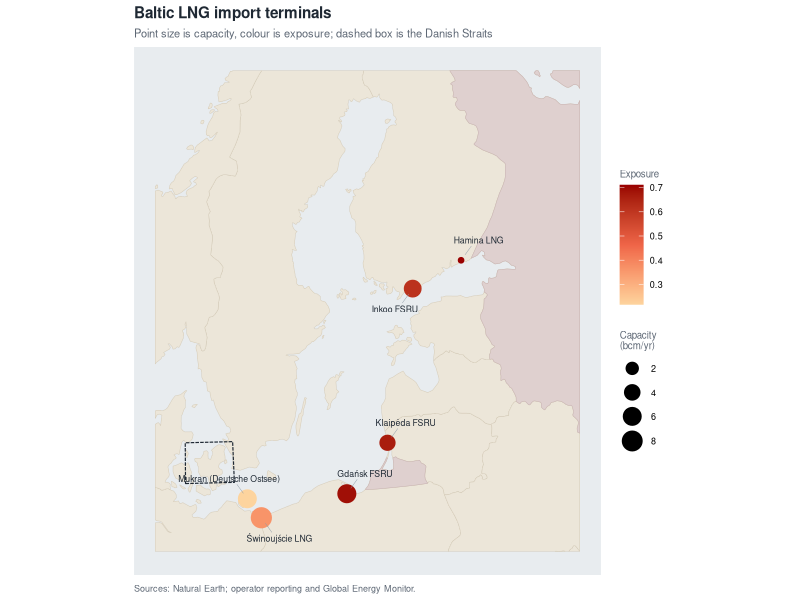

Reproduce this figure in R.
## ---- chunk 1
library(sf)
library(dplyr)
library(readr)
library(ggplot2)
library(rnaturalearth)
library(ggrepel)
library(knitr)

laea <- 3035
ink   <- "#1E2833"
muted <- "#5E6875"
land  <- "#ECE6D9"
sea   <- "#E8ECEF"
exp_cols <- c("#fdd49e", "#ef6548", "#990000")

theme_brief <- function() {
  theme_minimal(base_size = 9) +
    theme(plot.title    = element_text(face = "bold", colour = ink, size = 11),
          plot.subtitle = element_text(colour = muted, size = 8),
          plot.caption  = element_text(colour = muted, size = 6.5, hjust = 0),
          legend.title  = element_text(size = 7, colour = muted),
          legend.text   = element_text(size = 6.5))
}

world  <- ne_countries(scale = "medium", returnclass = "sf")
aoi    <- st_as_sfc(st_bbox(c(xmin = 9, ymin = 53, xmax = 30, ymax = 66),
                            crs = 4326)) |> st_transform(laea)
russia <- world |> filter(admin == "Russia") |> st_transform(laea) |> st_make_valid()
chokepoint <- st_as_sfc(st_bbox(c(xmin = 10.5, ymin = 55.0, xmax = 13.0, ymax = 56.2),
                                crs = 4326)) |> st_transform(laea)

terminals <- read_csv("data/processed/lng_terminals.csv", show_col_types = FALSE) |>
  st_as_sf(coords = c("lon", "lat"), crs = 4326) |>
  st_transform(laea) |>
  mutate(dist_russia_km = as.numeric(st_distance(geometry, st_union(russia))) / 1000,
         dist_chokepoint_km = as.numeric(st_distance(geometry, st_union(chokepoint))) / 1000)

norm <- function(x) (max(x, na.rm = TRUE) - x) /
                    (max(x, na.rm = TRUE) - min(x, na.rm = TRUE))
terminals <- terminals |>
  mutate(s_proximity  = norm(dist_russia_km),
         s_chokepoint = 1 - norm(dist_chokepoint_km),
         s_capacity   = capacity_bcm / max(capacity_bcm, na.rm = TRUE),
         exposure     = 0.4 * s_proximity + 0.3 * s_capacity + 0.3 * s_chokepoint) |>
  arrange(desc(exposure))

land_aoi <- world |> st_transform(laea) |> st_crop(aoi)

ru      <- read_csv("data/processed/russian_imports.csv", show_col_types = FALSE)
demand  <- read_csv("data/processed/gas_demand.csv", show_col_types = FALSE)
ru_21   <- sum(ru$russian_gas_bcm[ru$year == 2021])
ru_23   <- sum(ru$russian_gas_bcm[ru$year == 2023])
lng_cap <- sum(terminals$capacity_bcm[terminals$status == "operating"])
reg_cov <- round(100 * lng_cap / sum(demand$gas_demand_bcm))
## ---- chunk 2
ggplot() +
  geom_sf(data = land_aoi, fill = land, colour = "#D6CDBB", linewidth = 0.18) +
  geom_sf(data = st_crop(russia, aoi), fill = "#dfd0cf", colour = "#c9b4b2",
          linewidth = 0.18) +
  geom_sf(data = st_sf(geometry = chokepoint), fill = NA, colour = ink,
          linewidth = 0.4, linetype = "31") +
  geom_sf(data = terminals, aes(size = capacity_bcm, colour = exposure)) +
  geom_text_repel(data = terminals, aes(label = name, geometry = geometry),
                  stat = "sf_coordinates", size = 2.2, colour = ink, seed = 4,
                  min.segment.length = 0, segment.colour = "#8e9aa6",
                  segment.size = 0.15, box.padding = 0.75, point.padding = 0.5,
                  force = 4, max.overlaps = Inf) +
  scale_size_continuous(range = c(1.6, 6.5), name = "Capacity\n(bcm/yr)") +
  scale_colour_gradientn(colours = exp_cols, name = "Exposure") +
  labs(title = "Baltic LNG import terminals",
       subtitle = "Point size is capacity, colour is exposure; dashed box is the Danish Straits",
       caption = "Sources: Natural Earth; operator reporting and Global Energy Monitor.") +
  theme_brief() +
  theme(axis.text = element_blank(), axis.title = element_blank(),
        panel.grid = element_blank(),
        panel.background = element_rect(fill = sea, colour = NA))
## ---- chunk 3
terminals |>
  st_drop_geometry() |>
  transmute(Terminal = name, Country = country, Status = status,
            `Capacity (bcm)` = capacity_bcm,
            `km to Russia` = round(dist_russia_km),
            Exposure = round(exposure, 2)) |>
  kable(booktabs = TRUE, caption = "Terminals ranked by exposure score.")
